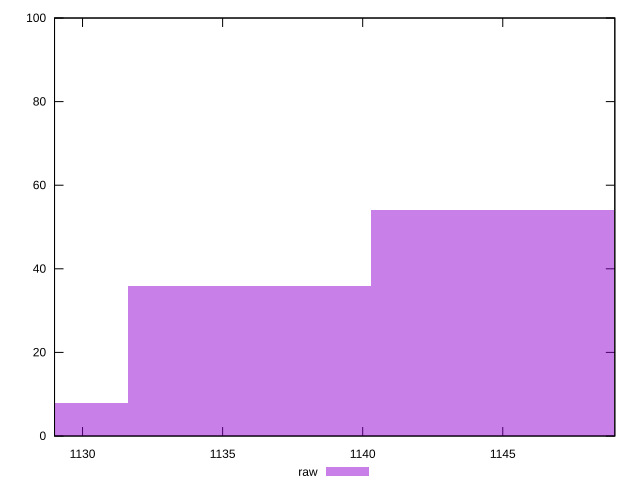

Write the gnuplot code that produced this figure.
reset

$raw <<EOF
1144.6349481635714 54
1153.3064250435984 2
1135.9634712835443 36
1127.2919944035173 8
EOF

set key outside below
set boxwidth 8.671476880027056
set xrange [1129:1149]
set yrange [0:100]
set trange [0:100]
set style fill transparent solid 0.5 noborder
set terminal svg size 640, 490 enhanced background rgb 'white'
set output "reports/report_00031_2021-02-24T23-18-18.084Z/uses-rel-preload/samples/card/raw/histogram.svg"

plot $raw title "raw" with boxes

reset
